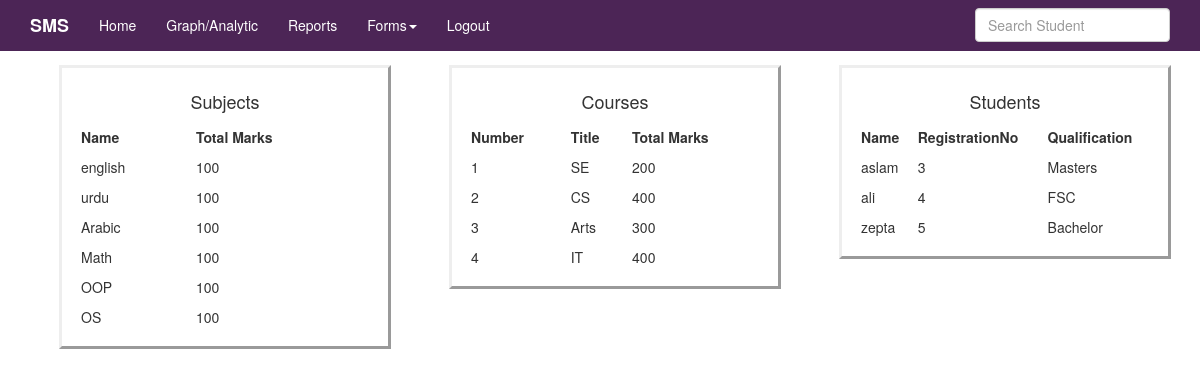
The app's page / (signed in) with its own data.
### course/models.py (models this page shows, shortened)
class Subject(models.Model):
    name = models.CharField(max_length=100)
    total_marks = models.IntegerField(default=0)
    @property
    def marks(self):
        return self.total_marks

class Course(models.Model):
    number = models.IntegerField(default=0)
    title = models.CharField(max_length=100)
    subject = models.ManyToManyField(Subject, related_name='subjects')
    total_marks = models.IntegerField(default=0)

### student/models.py (models this page shows, shortened)
class Student(models.Model):
    name = models.CharField(max_length=200)
    registrationNo = models.AutoField(primary_key=True)
    fatherName = models.CharField(max_length=200, blank=True, null=True)
    birthDay = models.DateField(default=date.today)
    qualification = models.CharField(max_length=100)
    course = models.ManyToManyField(Course, related_name='students')

### sms/views.py (the view)
# urls.py: path('', HomeView.as_view(), name='home'),
class HomeView(TemplateView):
    template_name = 'home.html'
    def get_context_data(self, **kwargs):
        context = super(HomeView, self).get_context_data(**kwargs)
        context['subjects'] = Subject.objects.all()
        context['students'] = Student.objects.all()
        context['courses'] = Course.objects.all()
        return context

### templates/home.html (shortened to what this page needs)
{% extends "base.html" %}
{% load staticfiles %}
{% block content %}
<div class="container">
    <div class="row">
        <div class="col-lg-4">
            <div style="margin: 1em; padding: 1em; border-style: outset;">
                <h4 style="text-align: center">Subjects</h4>
            <table style="width:100%">
              <tr>
                <th>Name</th>
                <th>Total Marks</th>
              </tr>
                {% for obj in subjects %}
                  <tr>
                    <td>{{ obj.name }}</td>
                    <td>{{ obj.marks }}</td>
                  </tr>
                {% endfor %}
            </table>
            </div>
        </div>
        <div class="col-lg-4">
                <div style="margin: 1em; padding: 1em; border-style: outset;">
                <h4 style="text-align: center">Courses</h4>
                <table style="width:100%">
                  <tr>
                    <th>Number</th>
                    <th>Title</th>
                    <th>Total Marks</th>
                  </tr>
                    {% for obj in courses %}
                      <tr>
                        <td>{{ obj.number }}</td>
                        <td>{{ obj.title }}</td>
                        <td>{{ obj.total_marks }}</td>
                      </tr>
                    {% endfor %}
            </table>
            </div>
        </div>
        <div class="col-lg-4">
            <div style="margin: 1em; padding: 1em; border-style: outset;">
                <h4 style="text-align: center">Students</h4>
                <table style="width:100%">
                  <tr>
                    <th>Name</th>
                    <th>RegistrationNo</th>
                    <th>Qualification</th>
                  </tr>
                    {% for obj in students %}
                      <tr>
                        <td>{{ obj.name }}</td>
                        <td>{{ obj.registrationNo }}</td>
                        <td>{{ obj.qualification }}</td>
                      </tr>
                    {% endfor %}
            </table>
            </div>
        </div>
    </div>
</div>
{% endblock %}

### templates/base.html (shortened to what this page needs)
{% load staticfiles %}
<!DOCTYPE html>
<html lang="en">
  <head>
    {% include 'basic/head_css.html' %}
  </head>
  <body>
  {% include 'basic/navbar.html' %}
    <div class="container">
            {% block content %}
            {% endblock %}
    </div>
  </body>
</html>

### templates/basic/head_css.html
{% load staticfiles %}
    <link rel="stylesheet" href="//maxcdn.bootstrapcdn.com/font-awesome/4.3.0/css/font-awesome.min.css">
    <link href="{% static 'css/bootstrap.min.css' %}" rel="stylesheet">
    <link href="{% static 'css/navbar-static-top.css' %}" rel="stylesheet">
     <link href="{% static 'css/custom.css' %}" rel="stylesheet">

### templates/basic/navbar.html (shortened to what this page needs)
   {% load staticfiles %}
    <nav class="navbar navbar-default navbar-static-top">
      <div class="container" style="color: white">
        <div class="navbar-header">
          <a class="navbar-brand" href="{% url 'home' %}">SMS</a>
        </div>
        <div id="navbar" class="navbar-collapse collapse">
          <ul class="nav navbar-nav">
              <li><a href="/">Home</a></li>
              <li><a href="{% url 'chart' %}">Graph/Analytic</a></li>
              <li><a href="{% url 'result:report' %}">Reports</a></li>
       <li class="dropdown">
          <a class="dropdown-toggle" data-toggle="dropdown" href="#">Forms<span class="caret"></span></a>
        </li>
          {% if request.user.is_authenticated %}
            <li><a href="{% url 'logout' %}">Logout</a></li>
            {% endif %}
          </ul>
          <ul class="nav navbar-nav navbar-right">
          <form class="navbar-form navbar-left" method="GET" role="search" action='/search'>
            <div class="form-group">
              <input type="text" class="form-control" placeholder="Search Student" name="q" value='{{ request.GET.q }}'>
            </div>
          </form>
          </ul>
        </div>
      </div>
    </nav>

### templates/basic/javascript.html (shortened to what this page needs)
{% load staticfiles %}

### static/css/navbar-static-top.css (style rules this page uses)
body { min-height: 1000px; }
.navbar-static-top { margin-bottom: 19px; background-color: #4c2556; border-color: #4c2556; }
.navbar-default .navbar-brand { color: white; font-weight: 900; }
.navbar-default .navbar-nav>li>a { color: white; }

### records on screen
Subject: name "english", marks "100"
Subject: name "urdu", marks "100"
Subject: name "Arabic", marks "100"
Subject: name "Math", marks "100"
Subject: name "OOP", marks "100"
Subject: name "OS", marks "100"
Course: number "1", title "SE", total_marks "200"
Course: number "2", title "CS", total_marks "400"
Course: number "3", title "Arts", total_marks "300"
Course: number "4", title "IT", total_marks "400"
Student: name "aslam", registrationNo "3", qualification "Masters"
Student: name "ali", registrationNo "4", qualification "FSC"
Student: name "zepta", registrationNo "5", qualification "Bachelor"
